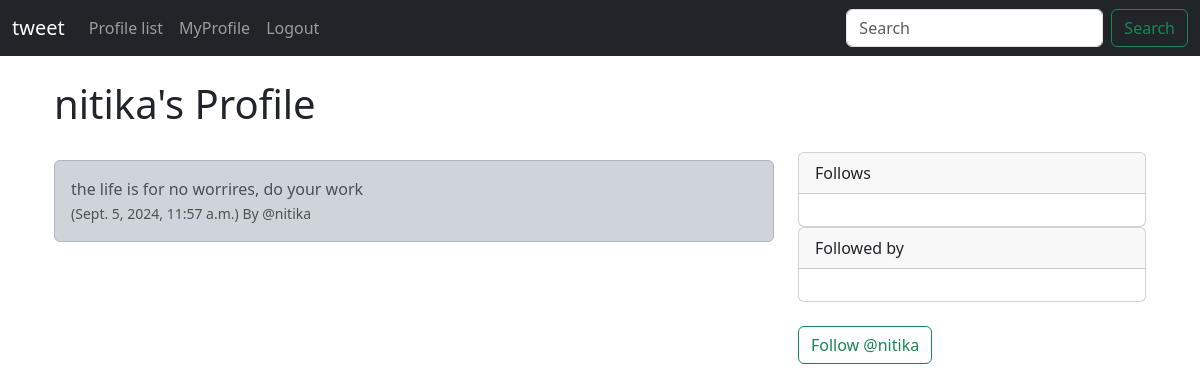
The page /profile/2 (signed in) on the database its author committed.
### app/models.py (models this page shows)
class Profile(models.Model):
    user = models.OneToOneField(User,on_delete=models.CASCADE)
    follows= models.ManyToManyField("self",related_name="followed_by",symmetrical=False,blank=True)
    date_modified = models.DateTimeField(User,auto_now=True)

class Tweet(models.Model):
    user=models.ForeignKey(User, related_name="tweets",on_delete=models.DO_NOTHING)
    body = models.CharField(max_length=200)
    created_at = models.DateTimeField(auto_now_add=True)

### app/views.py (the view, shortened to what this page needs)
# urls.py: path('profile/<int:pk>',views.profile,name='profile'),
def profile(request,pk):
    if request.user.is_authenticated:
      profile = Profile.objects.get(user_id=pk)
      tweet = Tweet.objects.filter(user_id=pk)
      return render(request,"profile.html",{"profile":profile ,"tweet":tweet})   ##cc
    else:
        messages.success(request,("you must be logged in "))
        return redirect('home.html')

### app/templates/profile.html (shortened to what this page needs)
{% extends 'base.html' %}
{% block content %}
{% if profile %}
      <div class="container" text-center>
        <div class="row">
             <div class="col-8">
                <h1>{{profile.user.username }}'s Profile
                 </h1>
                {% if tweet %}
                        {% for tweet in tweet %}
                          <div class="alert alert-dark" role="alert">
                            {{tweet.body}} </br>
                            <small class="text-muted">
                              ({{tweet.created_at}}) By @{{tweet.user.username}}
                            </small>
                           </div> </br>
                       {% endfor %}
               {% endif %}
             </div>
    <div class="col-4">
        <div class="card">
            <div class="card-header">
              Follows
            </div>
            <div class="card-body">
            </div>
          </div>
          <div class="card">
            <div class="card-header">
              Followed by
            </div>
            <div class="card-body">
            </div>
          </div>
        <form method =POST >
          {% if profile in user.profile.follows.all %}
            <button class="btn btn-outline-danger" name="follow"
              value="unfollow" type="submit">Unfollow @{{
                profile.user.username |lower
              }} </button>
          {% else %}
           <button class="btn btn-outline-success" name="follow"
            value="follow" type="submit">
            Follow @{{ profile.user.username|lower }} </button>
          {% endif %}
        </form>
     </div>
{% endif %}
{% endblock %}

### rows shown on the page
Profile: user.username "nitika"
Tweet: body "the life is for no worrires, do your work", created_at "Sept. 5, 2024, 11:57 a.m.", user.username "nitika"
